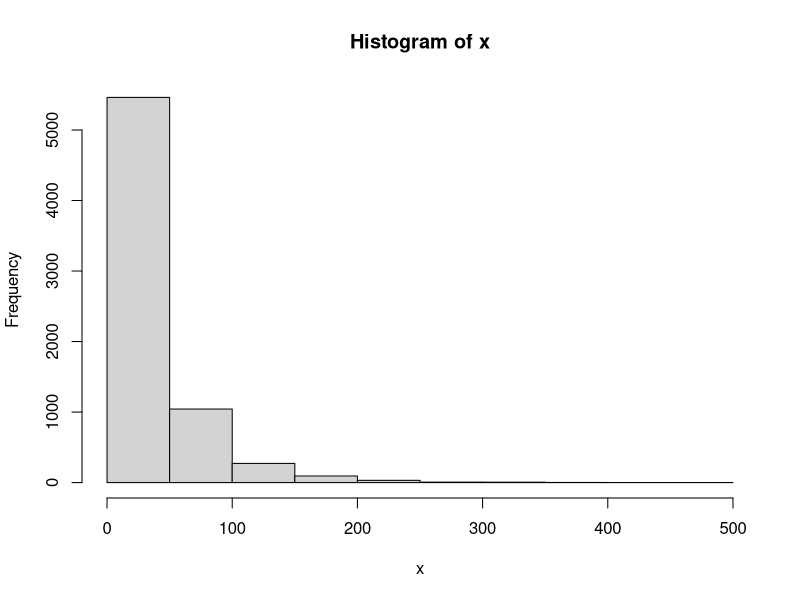
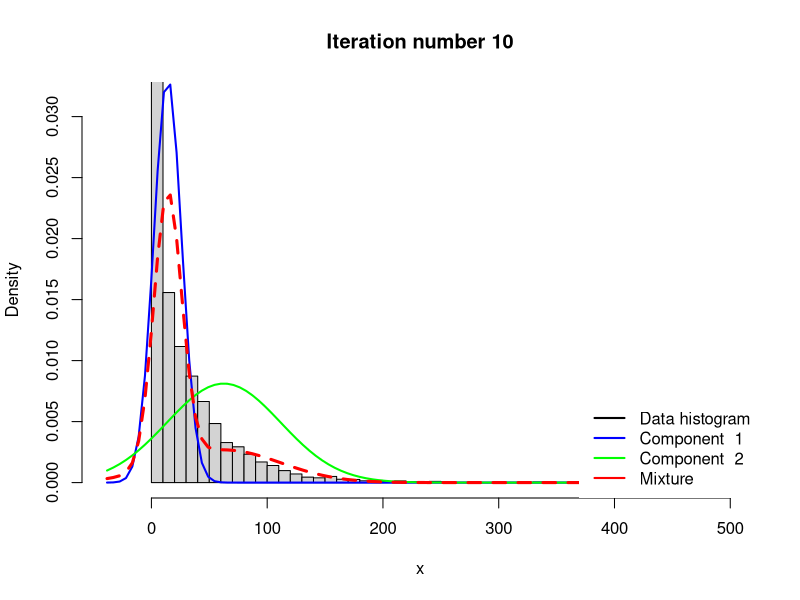
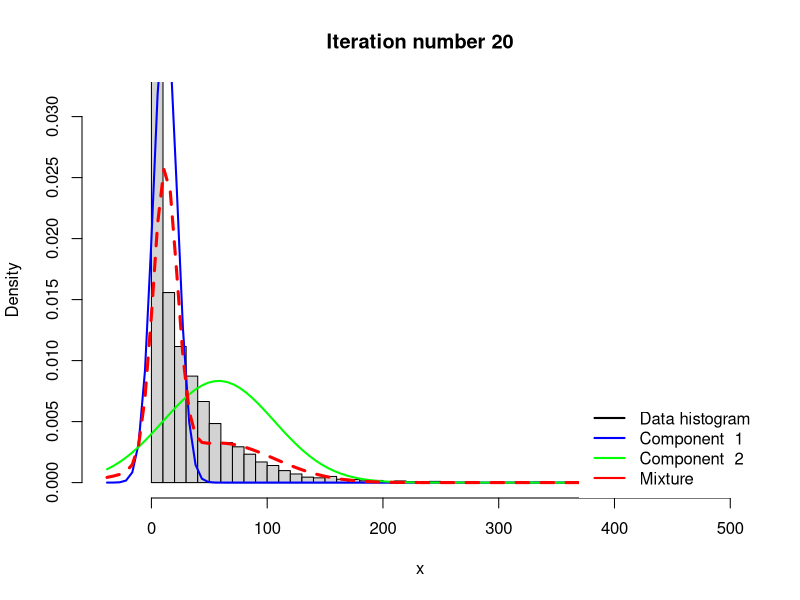
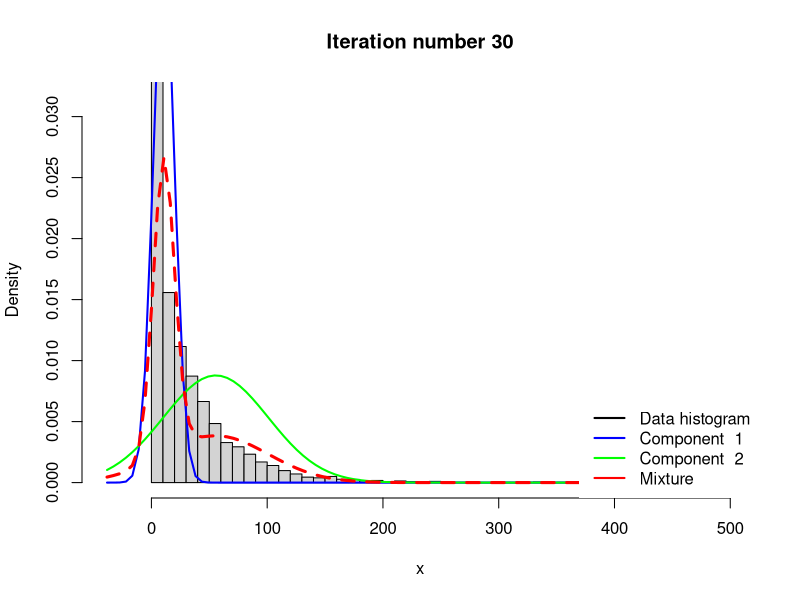
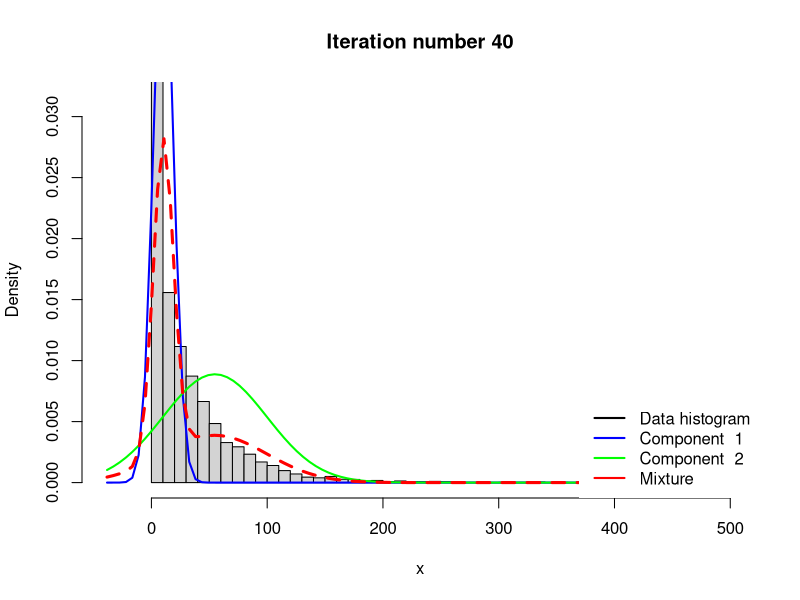
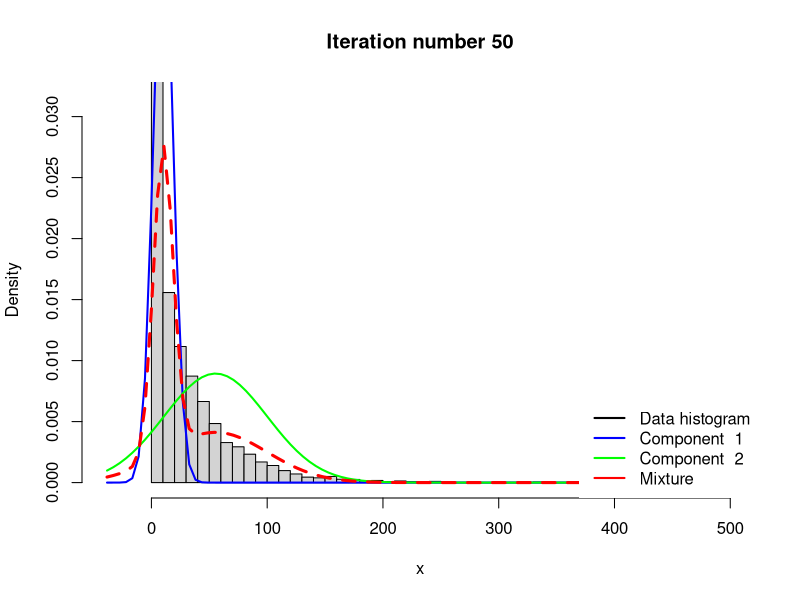
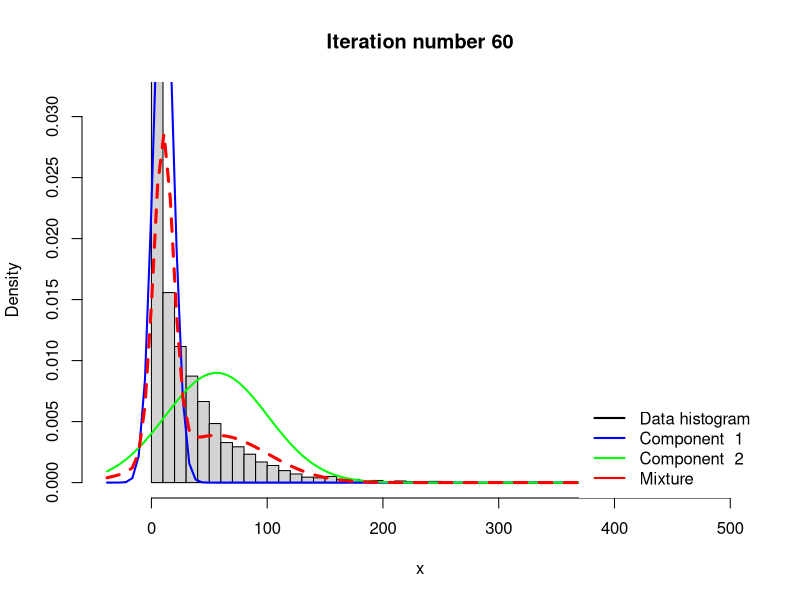
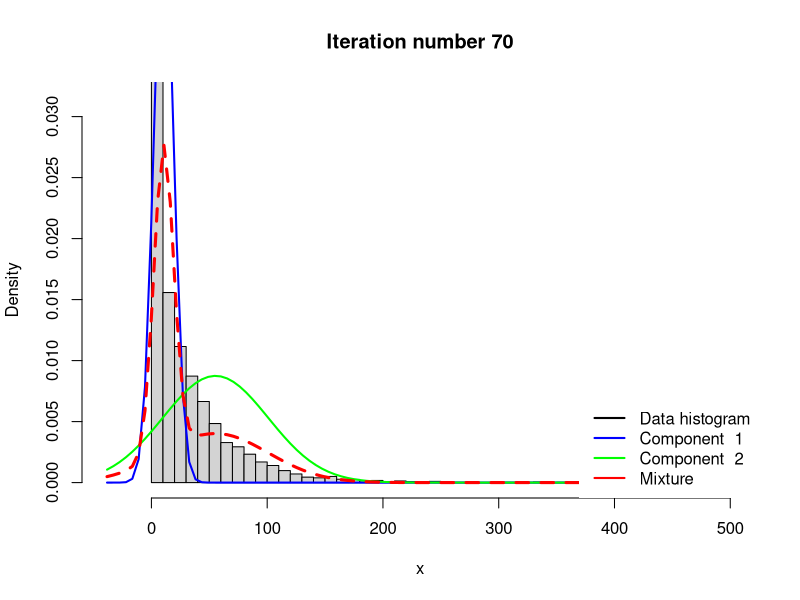

Here is the R script that generated these plots, in order:
# Estimating a simple mixture of normals
# Author: Mattias Villani, IDA, Linkoping University. http://mattiasvillani.com

##########    BEGIN USER INPUT #################
# Data options
rainfall <- read.table("rainfall.dat")
rainfall <- rainfall[,1]
x <- as.matrix(rainfall)

# Model options
nComp <- 2    # Number of mixture components

# Prior options
alpha <- 10*rep(1,nComp) # Dirichlet(alpha)
muPrior <- rep(0,nComp) # Prior mean of mu
tau2Prior <- rep(10,nComp) # Prior std of mu
sigma2_0 <- rep(var(x),nComp) # s20 (best guess of sigma2)
nu0 <- rep(4,nComp) # degrees of freedom for prior on sigma2

# MCMC options
nIter <- 1000 # Number of Gibbs sampling draws

# Plotting options
plotFit <- TRUE
lineColors <- c("blue", "green", "magenta", 'yellow')
sleepTime <- 0.01 # Adding sleep time between iterations for plotting
################   END USER INPUT ###############

###### Defining a function that simulates from the 
rScaledInvChi2 <- function(n, df, scale){
  return((df*scale)/rchisq(n,df=df))
}

####### Defining a function that simulates from a Dirichlet distribution
rDirichlet <- function(param){
  nCat <- length(param)
  piDraws <- matrix(NA,nCat,1)
  for (j in 1:nCat){
    piDraws[j] <- rgamma(1,param[j],1)
  }
  piDraws = piDraws/sum(piDraws) # Diving every column of piDraws by the sum of the elements in that column.
  return(piDraws)
}

# Simple function that converts between two different representations of the mixture allocation
S2alloc <- function(S){
  n <- dim(S)[1]
  alloc <- rep(0,n)
  for (i in 1:n){
    alloc[i] <- which(S[i,] == 1)
  }
  return(alloc)
}

# Initial value for the MCMC
nObs <- length(x)
S <- t(rmultinom(nObs, size = 1 , prob = rep(1/nComp,nComp))) # nObs-by-nComp matrix with component allocations.
mu <- quantile(x, probs = seq(0,1,length = nComp))
sigma2 <- rep(var(x),nComp)
probObsInComp <- rep(NA, nComp)

# Setting up the plot
xGrid <- seq(min(x)-1*apply(x,2,sd),max(x)+1*apply(x,2,sd),length = 100)
xGridMin <- min(xGrid)
xGridMax <- max(xGrid)
mixDensMean <- rep(0,length(xGrid))
effIterCount <- 0
ylim <- c(0,2*max(hist(x)$density))


for (k in 1:nIter){
  message(paste('Iteration number:',k))
  alloc <- S2alloc(S) # Just a function that converts between different representations of the group allocations
  nAlloc <- colSums(S)
  print(nAlloc)
  # Update components probabilities
  pi <- rDirichlet(alpha + nAlloc)
  
  # Update mu's
  for (j in 1:nComp){
    precPrior <- 1/tau2Prior[j]
    precData <- nAlloc[j]/sigma2[j]
    precPost <- precPrior + precData
    wPrior <- precPrior/precPost
    muPost <- wPrior*muPrior + (1-wPrior)*mean(x[alloc == j])
    tau2Post <- 1/precPost
    mu[j] <- rnorm(1, mean = muPost, sd = sqrt(tau2Post))
  }
  
  # Update sigma2's
  for (j in 1:nComp){
    sigma2[j] <- rScaledInvChi2(1, df = nu0[j] + nAlloc[j], scale = (nu0[j]*sigma2_0[j] + sum((x[alloc == j] - mu[j])^2))/(nu0[j] + nAlloc[j]))
  }
  
  # Update allocation
  for (i in 1:nObs){
    for (j in 1:nComp){
      probObsInComp[j] <- pi[j]*dnorm(x[i], mean = mu[j], sd = sqrt(sigma2[j]))
    }
    S[i,] <- t(rmultinom(1, size = 1 , prob = probObsInComp/sum(probObsInComp)))
  }
  
  # Printing the fitted density against data histogram
  if (plotFit && (k%%10 ==0)){
    effIterCount <- effIterCount + 1
    hist(x, breaks = 50, freq = FALSE, xlim = c(xGridMin,xGridMax), main = paste("Iteration number",k), ylim = ylim)
    mixDens <- rep(0,length(xGrid))
    components <- c()
    for (j in 1:nComp){
      compDens <- dnorm(xGrid,mu[j],sd = sqrt(sigma2[j]))
      mixDens <- mixDens + pi[j]*compDens
      lines(xGrid, compDens, type = "l", lwd = 2, col = lineColors[j])
      components[j] <- paste("Component ",j)
    }
    mixDensMean <- ((effIterCount-1)*mixDensMean + mixDens)/effIterCount
    
    lines(xGrid, mixDens, type = "l", lty = 2, lwd = 3, col = 'red')
    legend("bottomright", box.lty = 0, legend = c("Data histogram",components, 'Mixture'), 
           col = c("black",lineColors[1:nComp], 'red'), lwd = 2)
    Sys.sleep(sleepTime)
  }
  
}

hist(x, breaks = 50, freq = FALSE, xlim = c(xGridMin,xGridMax), main = "Final fitted density")
lines(xGrid, mixDensMean, type = "l", lwd = 2, lty = 4, col = "red")
lines(xGrid, dnorm(xGrid, mean = mean(x), sd = apply(x,2,sd)), type = "l", lwd = 2, col = "blue")
legend("topright", box.lty = 0, legend = c("Data histogram","Mixture density","Normal density"), col=c("black","red","blue"), lwd = 2)

#########################    Helper functions    ##############################################